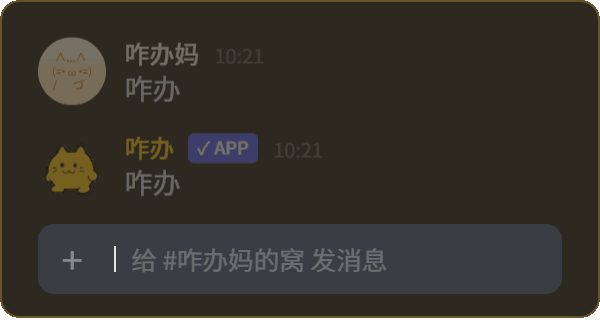
#> input picture screenshots/hero-chat-zh.gif, 600 x 320 px
$ python make_embed_gif.py
#> lines starting #> are read from the running program, lines starting #| are printed output that depends on the picture; after the words box and inside, x2 and y2 are one past the last pixel; in counts of white or black regions, pixels touching at a corner belong together
# 从 hero-chat-zh.gif 生成 embed 专用加宽版（左右补透明边撑开 Discord embed 宽度）
# 用法：python tools/make_embed_gif.py
from pathlib import Path
from PIL import Image

ROOT = Path(__file__).resolve().parent.parent / "screenshots"
SRC = ROOT / "hero-chat-zh.gif"
DST = ROOT / "hero-chat-zh-embed.gif"
TARGET_W = 880  # embed 宽度由图片宽度决定，补透明边把 embed 撑回全宽

src = Image.open(SRC)
#> src is the input picture: PIL image 600x320 P; mean R, G, B, A 51.9, 47.9, 41.9, 253
w, h = src.size
#> w = 600; h = 320
pad = (TARGET_W - w) // 2
#> pad = 140
frames, durs = [], []
for i in range(src.n_frames):
    src.seek(i)
    durs.append(src.info["duration"])
    f = src.convert("RGBA")
    canvas = Image.new("RGBA", (TARGET_W, h), (0, 0, 0, 0))
    canvas.paste(f, (pad, 0))
    alpha = canvas.getchannel("A")
    p = canvas.convert("RGB").quantize(colors=255, method=Image.FASTOCTREE)
    mask = alpha.point(lambda a: 255 if a < 128 else 0)
    p.paste(255, mask)
    p.info["transparency"] = 255
    frames.append(p)
#> this loop made 35 passes
#> pass 1, `alpha = canvas.getchannel("A")`:
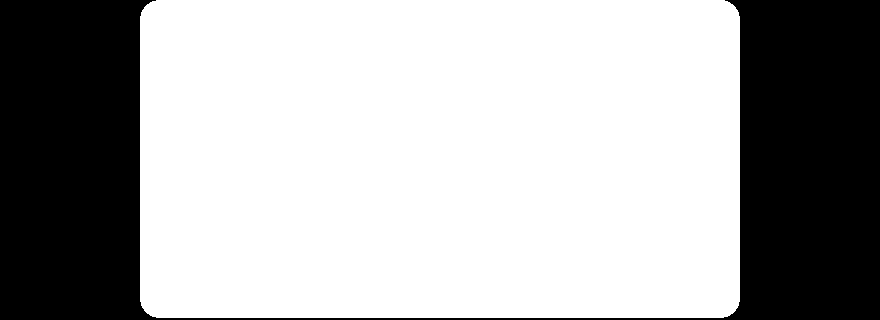
#> alpha: PIL image 880x320 L; 67.6% white; 1 black region, box (x1, y1, x2, y2) and area: (0, 0, 880, 320) 91135
#> pass 1, `p = canvas.convert("RGB").quantize(colors=255, method=Image.FASTOCTREE)`:
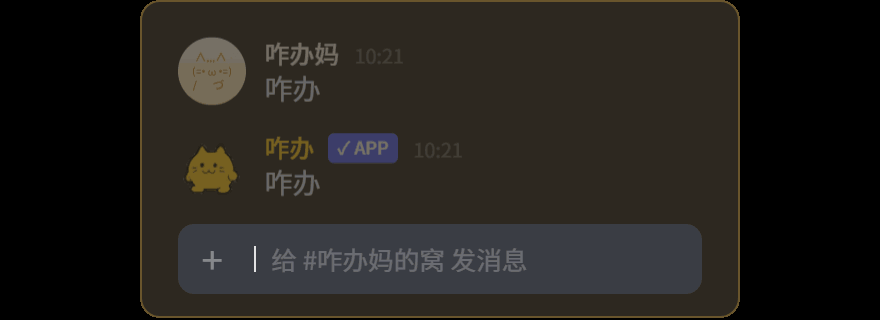
#> p: PIL image 880x320 P; mean R, G, B 35.4, 32.7, 28.6
#> after the loop:
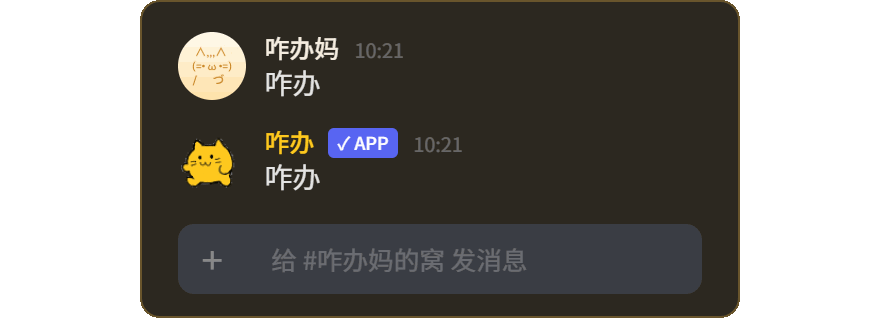
#> canvas: PIL image 880x320 RGBA; mean R, G, B, A 38.6, 36.2, 31.8, 172.5; transparent parts drawn white
#> after the loop:
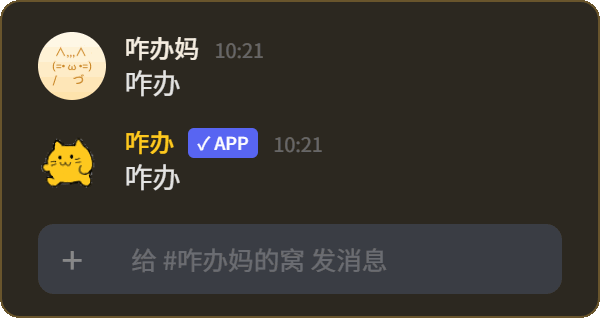
#> f: PIL image 600x320 RGBA; mean R, G, B, A 56.6, 53, 46.6, 253; transparent parts drawn white
#> after the loop, durs = 35 values, max 680 at index 2, min 20 at index 34, mean 186.3; frames = 35 items; p.info = {'transparency': 255}

frames[0].save(DST, save_all=True, append_images=frames[1:], duration=durs,
               loop=0, disposal=2, transparency=255, optimize=False)
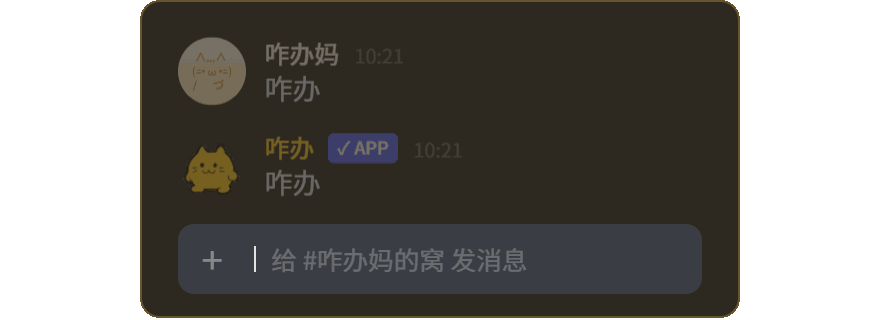
#> saved as hero-chat-zh-embed.gif: PIL image 880x320 P; mean R, G, B, A 35.4, 32.7, 28.6, 172.5; transparent parts drawn white
#> (the run stopped early here; a loop or call above may not have finished)
